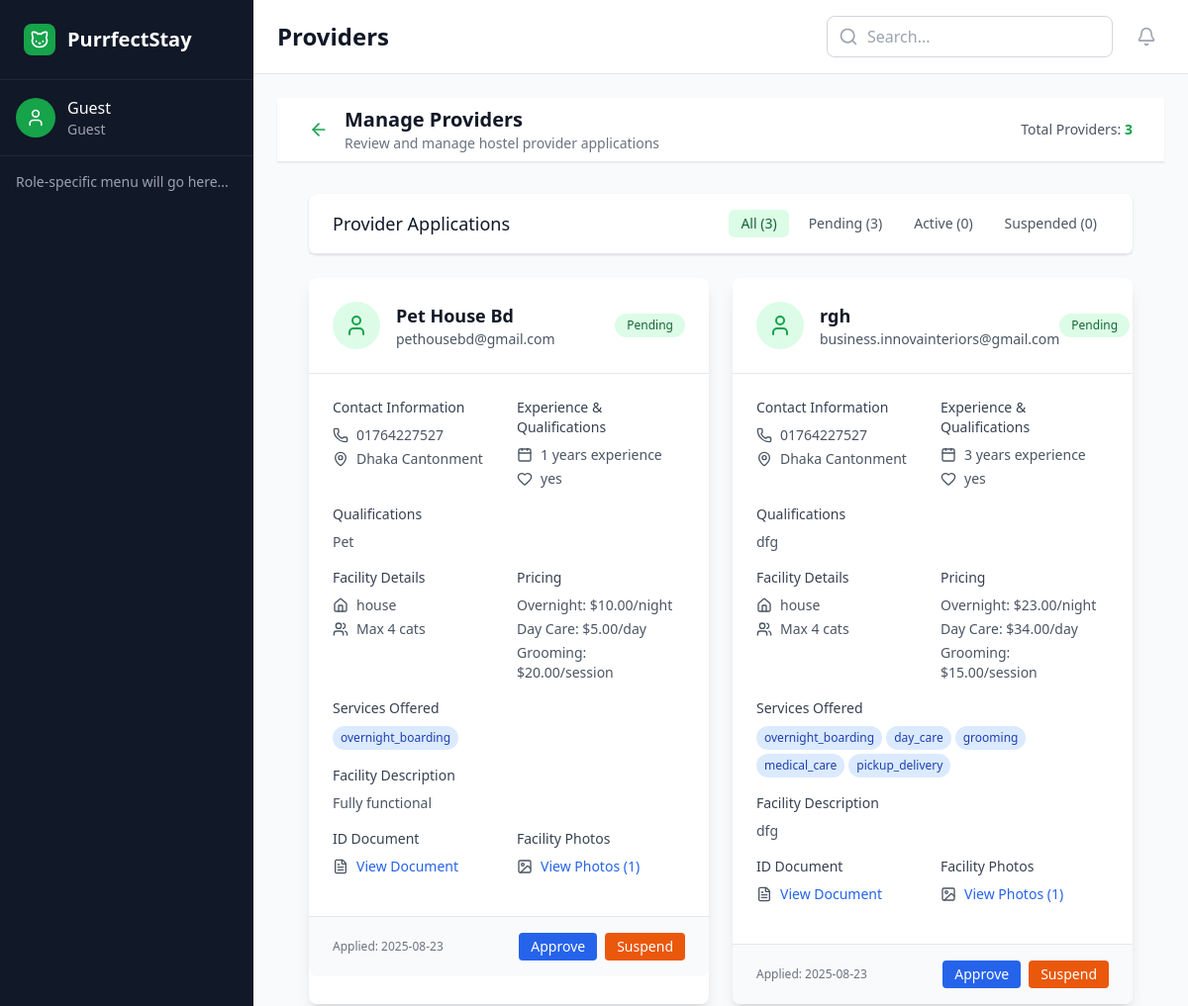
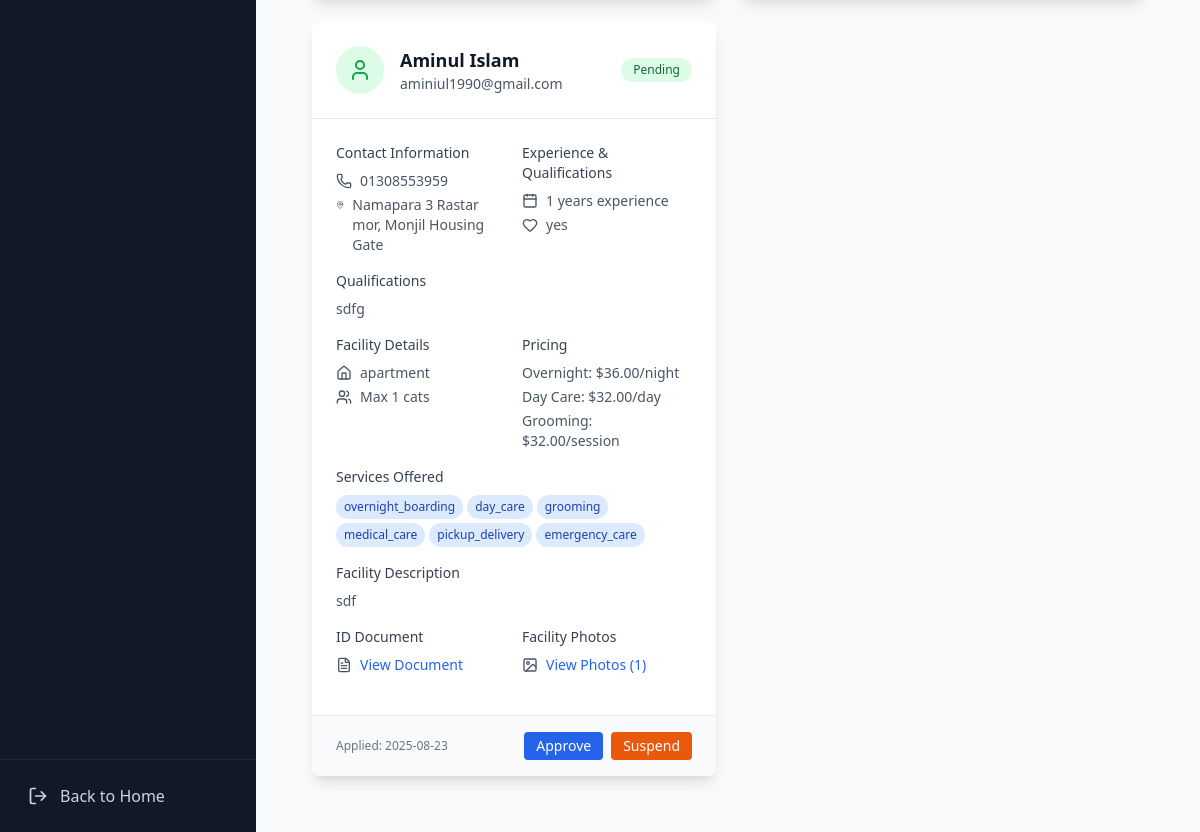
Screenshot of /dashboard.php?page=providers with the database file from the repository (2 pictures, top to bottom).
### tables this page shows
CREATE TABLE `hostel_providers` (
  `id` int(11) NOT NULL,
  `full_name` varchar(150) NOT NULL,
  `email` varchar(150) NOT NULL,
  `phone` varchar(50) NOT NULL,
  `address` text NOT NULL,
  `experience_years` int(11) NOT NULL,
  `own_cats` varchar(50) NOT NULL,
  `qualifications` text DEFAULT NULL,
  `property_type` varchar(100) NOT NULL,
  `max_capacity` int(11) NOT NULL,
  `services` text DEFAULT NULL,
  `facility_description` text DEFAULT NULL,
  `overnight_rate` decimal(10,2) NOT NULL,
  `day_care_rate` decimal(10,2) DEFAULT NULL,
  `grooming_rate` decimal(10,2) DEFAULT NULL,
  `id_document` varchar(255) DEFAULT NULL,
  `facility_photos` longtext DEFAULT NULL CHECK (json_valid(`facility_photos`)),
  `created_at` timestamp NOT NULL DEFAULT current_timestamp()
);

### dashboard-pages/providers.php (the view, shortened to what this page needs)
<?php
$conn = getDatabaseConnection();
$sql = "SELECT * FROM hostel_providers ORDER BY id DESC";
$result = $conn->query($sql);
$providers = [];
$statusCounts = ['all' => 0, 'pending' => 0, 'active' => 0, 'suspended' => 0];
if ($result->num_rows > 0) {
    while ($row = $result->fetch_assoc()) {
        $row['status'] = $row['status'] ?? 'pending';
        $providers[] = $row;
        $statusCounts['all']++;
        if (isset($statusCounts[$row['status']]))
            $statusCounts[$row['status']]++;
    }
}
?>
<!DOCTYPE html>
<html lang="en">
<head>
    <script src="https://cdn.tailwindcss.com"></script>
</head>
<body class="bg-gray-50">
    <header class="bg-white shadow-sm border-b">
        <div class="max-w-7xl mx-auto px-4 sm:px-6 lg:px-8">
            <div class="flex justify-between items-center h-16">
                <div class="flex items-center space-x-4">
                    <a href="../dashboard.php" class="text-green-600 hover:text-green-800">
                        <i data-lucide="arrow-left" class="w-5 h-5"></i>
                    </a>
                    <div>
                        <h1 class="text-xl font-semibold text-gray-900">Manage Providers</h1>
                        <p class="text-sm text-gray-500">Review and manage hostel provider applications</p>
                    </div>
                </div>
                <div class="flex items-center space-x-4">
                    <div class="text-sm text-gray-600">
                        Total Providers: <span class="font-semibold text-green-600"><?= $statusCounts['all'] ?></span>
                    </div>
                </div>
            </div>
        </div>
    </header>
    <div class="max-w-7xl mx-auto px-4 sm:px-6 lg:px-8 py-8">
        <div class="bg-white rounded-lg shadow mb-6">
            <div class="px-6 py-4 border-b border-gray-200">
                <div class="flex items-center justify-between">
                    <h3 class="text-lg font-medium text-gray-900">Provider Applications</h3>
                    <div class="flex space-x-2">
                        <button class="filter-btn px-3 py-1 text-sm rounded-md bg-green-100 text-green-800"
                            data-filter="all">All (<?= $statusCounts['all'] ?>)</button>
                        <button class="filter-btn px-3 py-1 text-sm rounded-md text-gray-600 hover:bg-gray-100"
                            data-filter="pending">Pending (<?= $statusCounts['pending'] ?>)</button>
                        <button class="filter-btn px-3 py-1 text-sm rounded-md text-gray-600 hover:bg-gray-100"
                            data-filter="active">Active (<?= $statusCounts['active'] ?>)</button>
                        <button class="filter-btn px-3 py-1 text-sm rounded-md text-gray-600 hover:bg-gray-100"
                            data-filter="suspended">Suspended (<?= $statusCounts['suspended'] ?>)</button>
                    </div>
                </div>
            </div>
        </div>
        <div class="grid grid-cols-1 lg:grid-cols-2 gap-6" id="providers-container">
            <?php foreach ($providers as $provider):
                $facility_photos = json_decode($provider['facility_photos'], true) ?? [];
                ?>
                <div class="bg-white rounded-lg shadow-lg hover:shadow-xl transition-shadow provider-card"
                    data-status="<?= htmlspecialchars($provider['status']) ?>" data-id="<?= $provider['id'] ?>">
                    <div class="p-6 border-b border-gray-200">
                        <div class="flex items-center justify-between">
                            <div class="flex items-center space-x-4">
                                <div class="w-12 h-12 bg-green-100 rounded-full flex items-center justify-center">
                                    <i data-lucide="user" class="w-6 h-6 text-green-600"></i>
                                </div>
                                <div>
                                    <h3 class="text-lg font-semibold text-gray-900">
                                        <?= htmlspecialchars($provider['full_name']) ?>
                                    </h3>
                                    <p class="text-sm text-gray-600"><?= htmlspecialchars($provider['email']) ?></p>
                                </div>
                            </div>
                            <span class="px-3 py-1 text-xs font-medium rounded-full bg-green-100 text-green-800">
                                <?= ucfirst($provider['status']) ?>
                            </span>
                        </div>
                    </div>
                    <div class="p-6">
                        <div class="grid grid-cols-1 md:grid-cols-2 gap-4 mb-4">
                            <div>
                                <h4 class="text-sm font-medium text-gray-700 mb-2">Contact Information</h4>
                                <div class="space-y-1">
                                    <div class="flex items-center text-sm text-gray-600"><i data-lucide="phone"
                                            class="w-4 h-4 mr-2"></i><?= htmlspecialchars($provider['phone']) ?></div>
                                    <div class="flex items-start text-sm text-gray-600"><i data-lucide="map-pin"
                                            class="w-4 h-4 mr-2 mt-0.5"></i><?= htmlspecialchars($provider['address']) ?>
                                    </div>
                                </div>
                            </div>
                            <div>
                                <h4 class="text-sm font-medium text-gray-700 mb-2">Experience & Qualifications</h4>
                                <div class="space-y-1">
                                    <div class="flex items-center text-sm text-gray-600"><i data-lucide="calendar"
                                            class="w-4 h-4 mr-2"></i><?= htmlspecialchars($provider['experience_years']) ?>
                                        years experience</div>
                                    <div class="flex items-center text-sm text-gray-600"><i data-lucide="heart"
                                            class="w-4 h-4 mr-2"></i><?= htmlspecialchars($provider['own_cats']) ?></div>
                                </div>
                            </div>
                        </div>
                        <div class="mb-4">
                            <h4 class="text-sm font-medium text-gray-700 mb-2">Qualifications</h4>
                            <p class="text-sm text-gray-600"><?= htmlspecialchars($provider['qualifications']) ?></p>
                        </div>
                        <div class="grid grid-cols-1 md:grid-cols-2 gap-4 mb-4">
                            <div>
                                <h4 class="text-sm font-medium text-gray-700 mb-2">Facility Details</h4>
                                <div class="space-y-1">
                                    <div class="flex items-center text-sm text-gray-600"><i data-lucide="home"
                                            class="w-4 h-4 mr-2"></i><?= htmlspecialchars($provider['property_type']) ?>
                                    </div>
                                    <div class="flex items-center text-sm text-gray-600"><i data-lucide="users"
                                            class="w-4 h-4 mr-2"></i>Max <?= htmlspecialchars($provider['max_capacity']) ?>
                                        cats</div>
                                </div>
                            </div>
                            <div>
                                <h4 class="text-sm font-medium text-gray-700 mb-2">Pricing</h4>
                                <div class="space-y-1">
                                    <div class="text-sm text-gray-600">Overnight:
                                        $<?= htmlspecialchars($provider['overnight_rate']) ?>/night</div>
                                    <div class="text-sm text-gray-600">Day Care:
                                        $<?= htmlspecialchars($provider['day_care_rate']) ?>/day</div>
                                    <div class="text-sm text-gray-600">Grooming:
                                        $<?= htmlspecialchars($provider['grooming_rate']) ?>/session</div>
                                </div>
                            </div>
                        </div>
                        <div class="mb-4">
                            <h4 class="text-sm font-medium text-gray-700 mb-2">Services Offered</h4>
                            <div class="flex flex-wrap gap-1">
                                <?php foreach (explode(",", $provider['services']) as $service): ?>
                                    <span
                                        class="px-2 py-1 bg-blue-100 text-blue-800 text-xs rounded-full"><?= htmlspecialchars($service) ?></span>
                                <?php endforeach; ?>
                            </div>
                        </div>
                        <div class="mb-4">
                            <h4 class="text-sm font-medium text-gray-700 mb-2">Facility Description</h4>
                            <p class="text-sm text-gray-600"><?= htmlspecialchars($provider['facility_description']) ?></p>
                        </div>
                        <div class="grid grid-cols-1 md:grid-cols-2 gap-4 mb-4">
                            <div>
                                <h4 class="text-sm font-medium text-gray-700 mb-2">ID Document</h4>
                                <div class="flex items-center text-sm text-gray-600">
                                    <i data-lucide="file-text" class="w-4 h-4 mr-2"></i>
                                    <button class="text-blue-600 hover:text-blue-800 view-document-btn"
                                        data-document="<?= htmlspecialchars($provider['id_document']) ?>">View
                                        Document</button>
                                </div>
                            </div>
                            <div>
                                <h4 class="text-sm font-medium text-gray-700 mb-2">Facility Photos</h4>
                                <div class="flex items-center text-sm text-gray-600">
                                    <i data-lucide="image" class="w-4 h-4 mr-2"></i>
                                    <button class="text-blue-600 hover:text-blue-800 view-photos-btn"
                                        data-photos='<?= htmlspecialchars($provider['facility_photos']) ?>'>View Photos
                                        (<?= count($facility_photos) ?>)</button>
                                </div>
                            </div>
                        </div>
                    </div>
                    <div class="px-6 py-4 bg-gray-50 border-t border-gray-200 rounded-b-lg">
                        <div class="flex items-center justify-between">
                            <div class="text-xs text-gray-500">Applied:
                                <?= htmlspecialchars(date("Y-m-d", strtotime($provider['created_at']))) ?>
                            </div>
                            <div class="flex space-x-2">
                                <?php if ($provider['status'] === 'pending'): ?>
                                    <button
                                        class="bg-blue-600 text-white px-3 py-1 rounded text-sm hover:bg-blue-700 transition-colors approve-btn"
                                        data-id="<?= $provider['id'] ?>">Approve</button>
                                    <button
                                        class="bg-orange-600 text-white px-3 py-1 rounded text-sm hover:bg-orange-700 transition-colors suspend-btn"
                                        data-id="<?= $provider['id'] ?>">Suspend</button>
                                <?php elseif ($provider['status'] === 'active'): ?>
                                    <button
                                        class="bg-orange-600 text-white px-3 py-1 rounded text-sm hover:bg-orange-700 transition-colors suspend-btn"
                                        data-id="<?= $provider['id'] ?>">Suspend</button>
                                <?php elseif ($provider['status'] === 'suspended'): ?>
                                    <button
                                        class="bg-green-600 text-white px-3 py-1 rounded text-sm hover:bg-green-700 transition-colors approve-btn"
                                        data-id="<?= $provider['id'] ?>">Reactivate</button>
                                <?php endif; ?>
                            </div>
                        </div>
                    </div>
                </div>
            <?php endforeach; ?>
        </div>
    </div>
</body>
</html>

### rows the page displays
hostel_providers: full_name "Pet House Bd", email "pethousebd@gmail.com", status "Pending", phone "01764227527", address "Dhaka Cantonment", experience_years "1", own_cats "yes", qualifications "Pet", property_type "house", max_capacity "4", overnight_rate "10.00", day_care_rate "5.00", grooming_rate "20.00", services "overnight_boarding", facility_description "Fully functional", facility_photos "1", created_at "2025-08-23"
hostel_providers: full_name "rgh", email "business.innovainteriors@gmail.com", status "Pending", phone "01764227527", address "Dhaka Cantonment", experience_years "3", own_cats "yes", qualifications "dfg", property_type "house", max_capacity "4", overnight_rate "23.00", day_care_rate "34.00", grooming_rate "15.00", services "overnight_boarding", services "day_care", services "grooming", services "medical_care", services "pickup_delivery", facility_description "dfg", facility_photos "1", created_at "2025-08-23"
hostel_providers: full_name "Aminul Islam", email "aminiul1990@gmail.com", status "Pending", phone "01308553959", address "Namapara 3 Rastar mor, Monjil Housing Gate", experience_years "1", own_cats "yes", qualifications "sdfg", property_type "apartment", max_capacity "1", overnight_rate "36.00", day_care_rate "32.00", grooming_rate "32.00", services "overnight_boarding", services "day_care", services "grooming", services "medical_care", services "pickup_delivery", services "emergency_care", facility_description "sdf", facility_photos "1", created_at "2025-08-23"

### other values shown
$user_name "Guest"
$user_role "Guest"
str_replace('-', ' ', $current_page) "Providers"
$statusCounts['all'] "3"
$statusCounts['pending'] "3"
$statusCounts['active'] "0"
$statusCounts['suspended'] "0"
